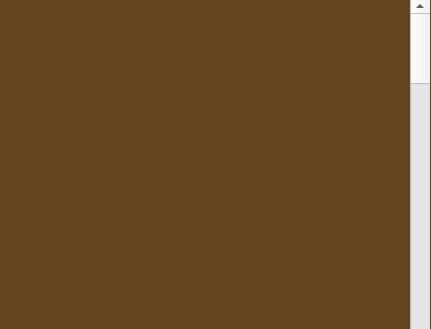
<?xml version="1.0" encoding="UTF-8"?>
<ui version="4.0">
 <class>Dialog</class>
 <widget class="QDialog" name="Dialog">
  <property name="geometry">
   <rect>
    <x>0</x>
    <y>0</y>
    <width>431</width>
    <height>329</height>
   </rect>
  </property>
  <property name="windowTitle">
   <string>Dialog</string>
  </property>
  <widget class="QLabel" name="label">
   <property name="geometry">
    <rect>
     <x>0</x>
     <y>0</y>
     <width>1181</width>
     <height>731</height>
    </rect>
   </property>
   <property name="styleSheet">
    <string notr="true">background-color: rgb(101, 67, 33);</string>
   </property>
   <property name="text">
    <string>TextLabel</string>
   </property>
  </widget>
  <widget class="QScrollBar" name="verticalScrollBar">
   <property name="geometry">
    <rect>
     <x>410</x>
     <y>0</y>
     <width>20</width>
     <height>781</height>
    </rect>
   </property>
   <property name="orientation">
    <enum>Qt::Vertical</enum>
   </property>
  </widget>
 </widget>
 <resources/>
 <connections/>
</ui>
